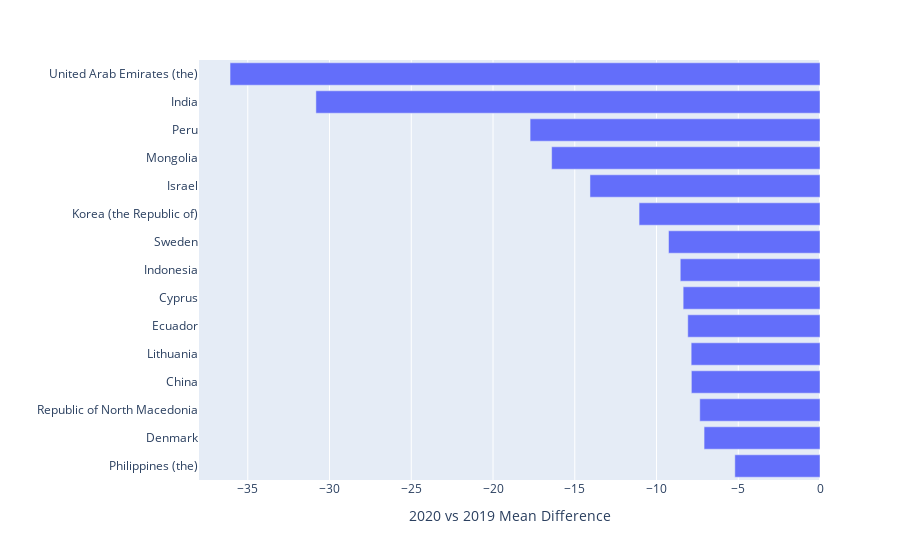

The notebook cell saved with this chart:
### Markdown cell above
## Bar stack creation

### Code cell
def bar_plot(data, kpi):
    try:
        data = data[(data["Specie"]==kpi)]
        fig = px.bar(data.sort_values(['difference'], ascending=True).head(15), x="difference", y="CountryName", orientation='h') #labels={'x':'DayMonth'}
        fig.update_yaxes(dtick='1', autorange="reversed", title_text="")
        fig.update_xaxes(title_text='2020 vs 2019 Mean Difference')
        #fig.update_layout(
            #title_text='Top 15 Countries of 2020 vs 2019 difference'
        #)
    except KeyError:
        pass
    return fig


figure = bar_plot(data_grouped, 'pm10')
figure.show()

### Figure 1 — Plotly figure (JSON) as saved in the notebook; plotly's stock layout.template omitted (floating-point values rounded to 4 significant figures)
{"data": [{"alignmentgroup": "True", "hoverlabel": {"namelength": 0}, "hovertemplate": "difference=%{x}<br>CountryName=%{y}", "legendgroup": "", "marker": {"color": "#636efa"}, "name": "", "offsetgroup": "", "orientation": "h", "showlegend": false, "textposition": "auto", "type": "bar", "x": [-36.08, -30.83, -17.73, -16.42, -14.07, -11.07, -9.266, -8.548, -8.37, -8.088, -7.88, -7.868, -7.354, -7.091, -5.209], "xaxis": "x", "y": ["United Arab Emirates (the)", "India", "Peru", "Mongolia", "Israel", "Korea (the Republic of)", "Sweden", "Indonesia", "Cyprus", "Ecuador", "Lithuania", "China", "Republic of North Macedonia", "Denmark", "Philippines (the)"], "yaxis": "y"}], "layout": {"barmode": "relative", "legend": {"tracegroupgap": 0}, "margin": {"t": 60}, "xaxis": {"anchor": "y", "domain": [0, 1], "title": {"text": "2020 vs 2019 Mean Difference"}}, "yaxis": {"anchor": "x", "autorange": "reversed", "domain": [0, 1], "dtick": "1", "title": {"text": ""}}}}
